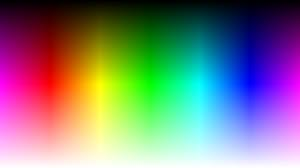
%> input picture Projekt/colorMap.jpeg, 300 x 168 px
$ octave main_new.m   (GNU Octave 9; MATLAB toolbox functions it lacks are replaced by stand-ins)
%> lines starting %> are read from the running program, lines starting %| are printed output that depends on the picture
%% Main

clc;
clear;

% Generate palttes

load('palette.mat'); % beräknad palett

colorMap = im2double(imread('colorMap.jpeg')); % antal nysanser: 168*300 st
bigPalette = imresize( colorMap , [10,10]); % stor palette
smolPalette = imresize( bigPalette , 0.7); % liten palette

subPallete = imresize( colorMap , 0.075);


%% Pärlan

% Läser in pärlbilden
defaultPurl = im2double(imread('defaultPurl.png'));
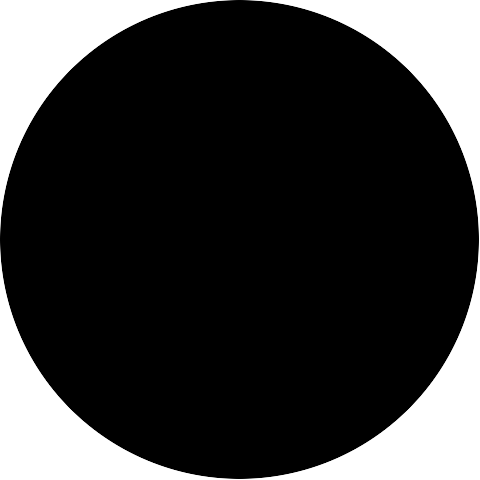
%> input picture Projekt/defaultPurl.png, 480 x 480 px
%> defaultPurl: size 480x480x3 double; min 0, max 1, mean 0.219
defaultPurl = imresize( defaultPurl , 0.01 );
defaultPurl(:,:,1) = defaultPurl(:,:,1) >= 0.5;
defaultPurl(:,:,2) = defaultPurl(:,:,2) >= 0.5;
defaultPurl(:,:,3) = defaultPurl(:,:,3) >= 0.5;
[purl_row, purl_col, purl_dim] = size(defaultPurl)
%> purl_row = 5; purl_col = 5; purl_dim = 3

% pärlans "vithalt"
test = defaultPurl(:,:,1);
%> test = [1 0 0 0 1; 0 0 0 0 0; 0 0 0 0 0; 0 0 0 0 0; 1 0 0 0 1]
vit = sum(sum(test == 1));
%> vit = 4
totPixel = purl_row*purl_col;
%> totPixel = 25
vitHalt = vit / totPixel
%> vitHalt = 0.16


%% Läser in originalen

% Soldat
org_soldat = imread('OrangeSoldat.png');
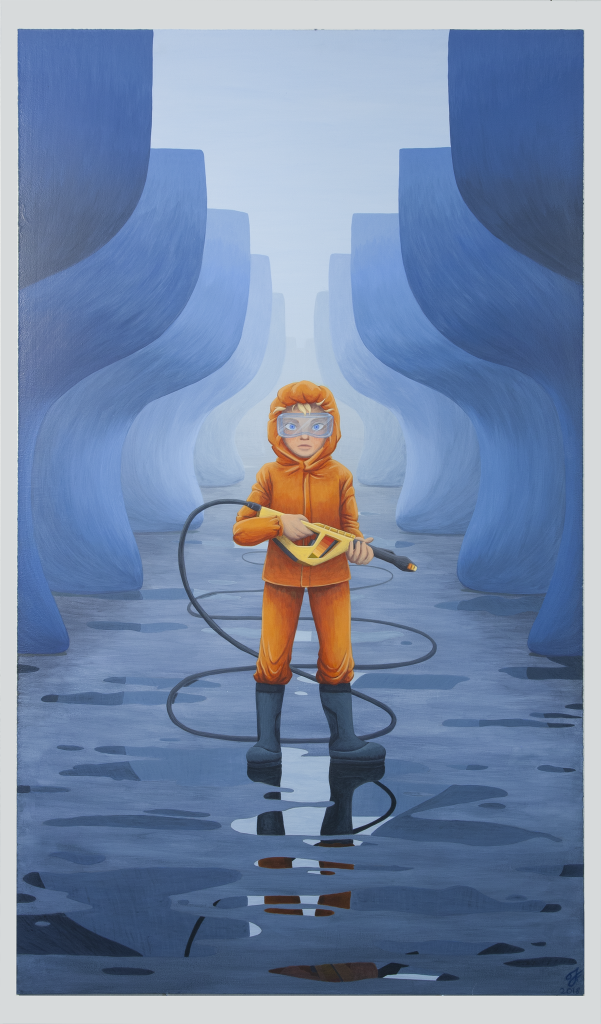
%> input picture Projekt/OrangeSoldat.png, 1202 x 2048 px (shown at 1/2 size)
%> org_soldat is the input picture: size 2048x1202x3 uint8; mean R, G, B 116.1, 135.1, 166.5
org_text_mette = imread('text_mette.jpg');
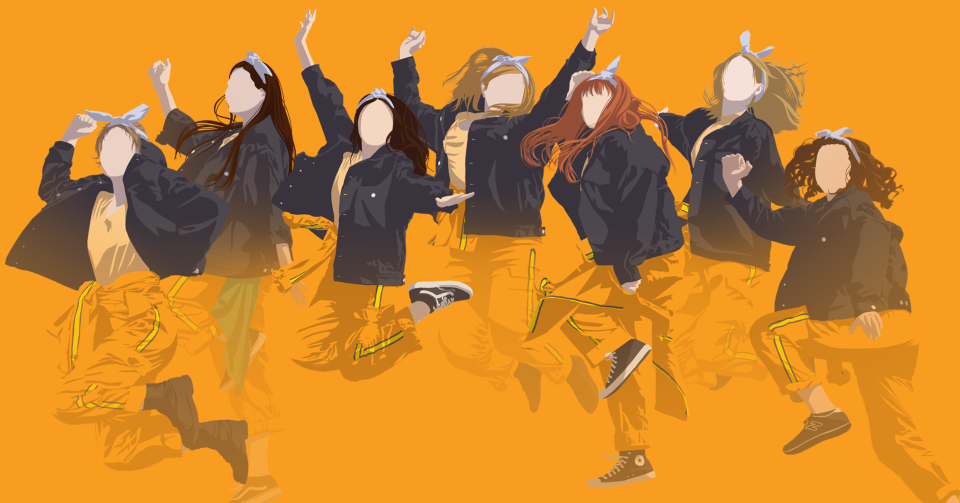
%> input picture Projekt/text_mette.jpg, 1920 x 1005 px (shown at 1/2 size)
%> org_text_mette is the input picture: size 1005x1920x3 uint8; mean R, G, B 201.1, 133.1, 46.2

% Porträtt
org_me = imread('temp.png');
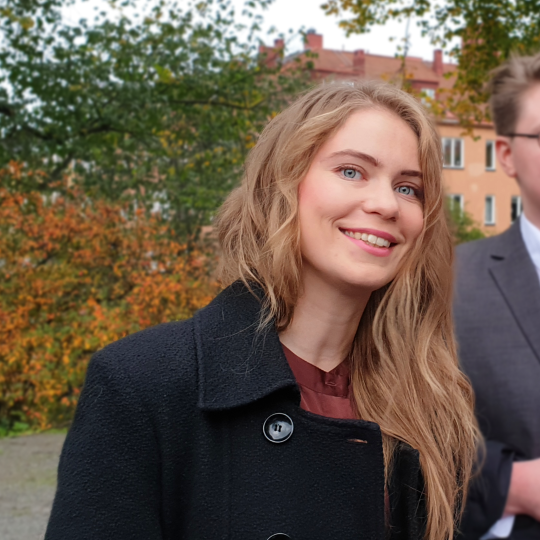
%> input picture Projekt/temp.png, 1080 x 1080 px (shown at 1/2 size)
%> org_me is the input picture: size 1080x1080x3 uint8; mean R, G, B 105.3, 89.6, 74.7

% Lanskap
org_landskap = imread('landskap.png');
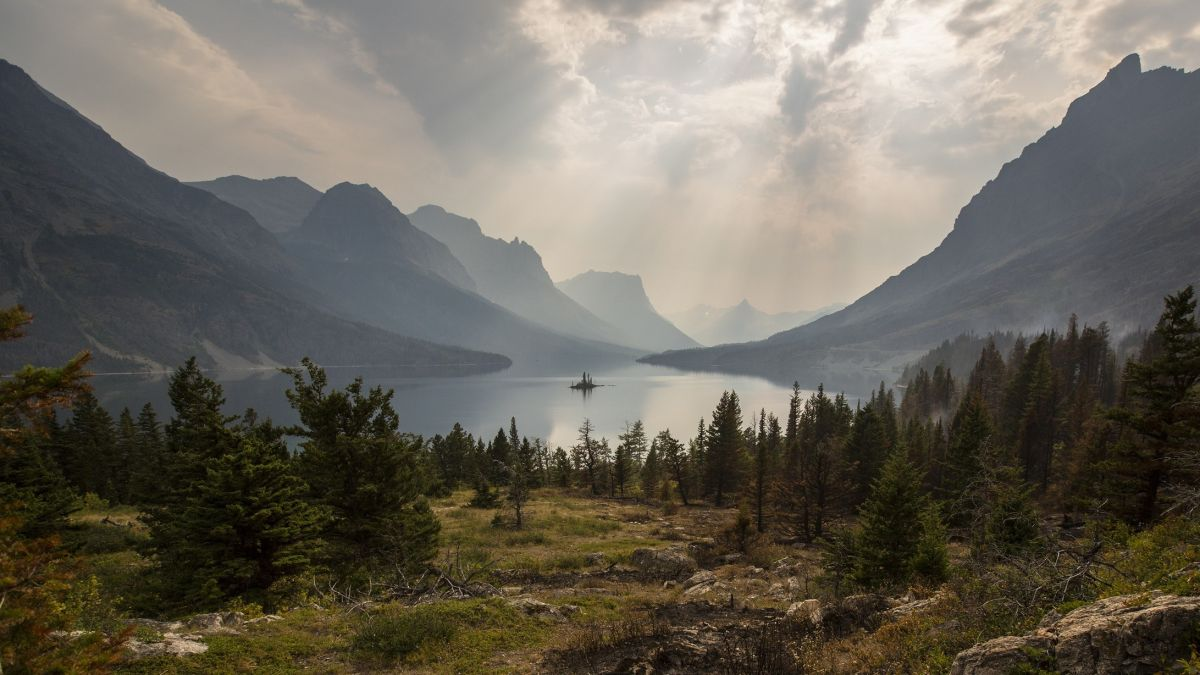
%> input picture Projekt/landskap.png, 1200 x 675 px
%> org_landskap is the input picture: size 675x1200x3 uint8; mean R, G, B 106.7, 101.6, 91.1

% Ljus bild
%> (the run ends here)
